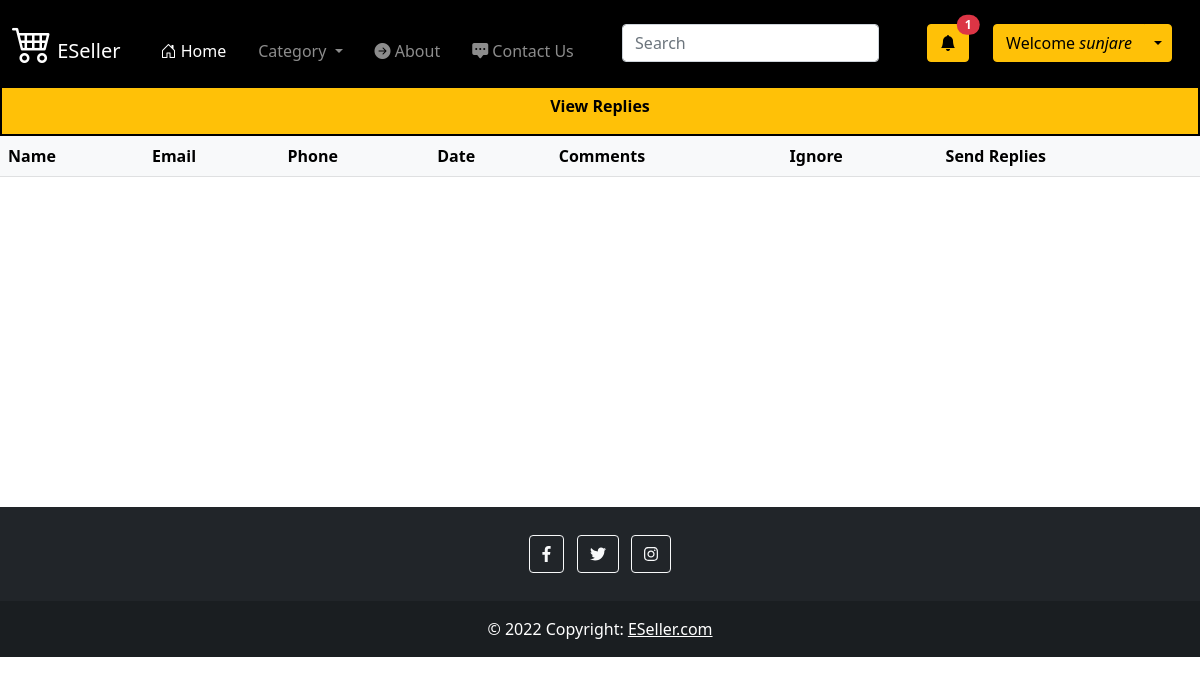
The app's page /contact_admin (signed in), older data.
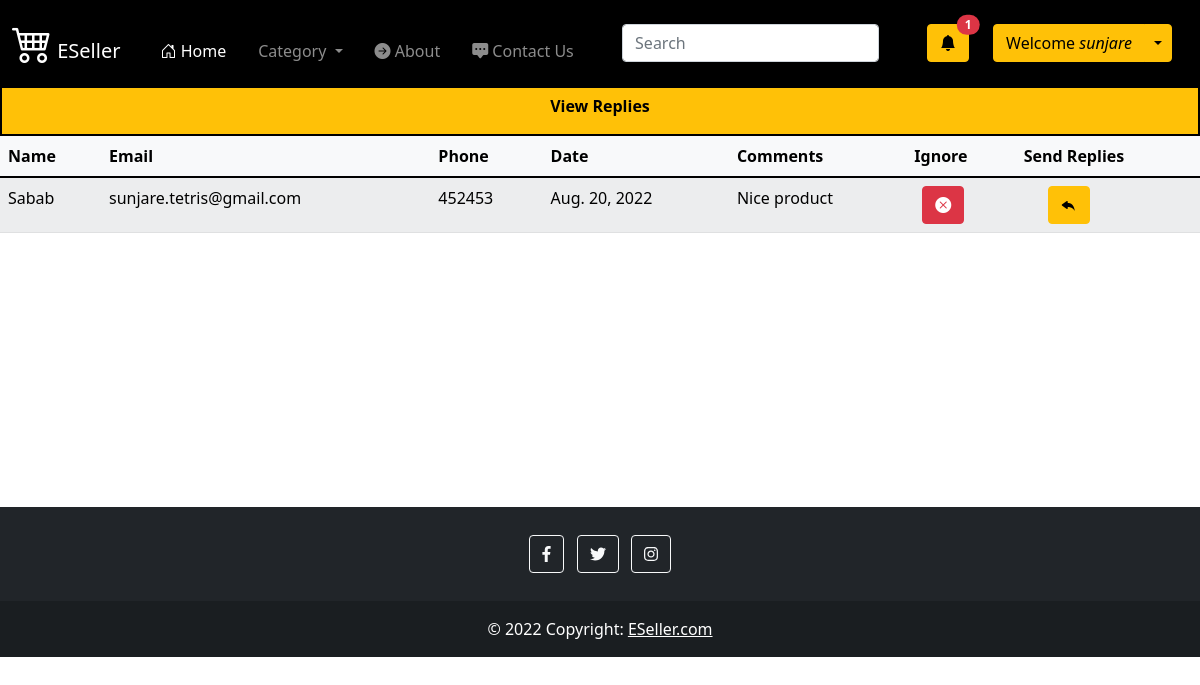
The same page, newer data.
### home/models.py (models this page shows, shortened)
class Contact(models.Model):
    message_id = models.AutoField(primary_key=True)
    name = models.CharField(max_length=100)
    email = models.CharField(max_length=100)
    phone = models.CharField(max_length=100);
    comment = models.TextField(max_length=100)
    date = models.DateField()
    is_replied = models.BooleanField(default=False)

### home/views.py (the view)
# urls.py: path("contact_admin",views.contact_admin, name='contact_admin'),
@login_required(login_url='/login') #decorator
def contact_admin(request):
    if request.user.is_superuser :
      contact = Contact.objects.all().filter(is_replied=False).order_by('-date')
      n = Contact.objects.count()
      params = {'contact': contact, 'n':n}
      return render(request,'contact_admin.html',params)
    else:
        return render(request,'html_view_with_error',{"error" : "PERMISSION DENIED"})

### templates/contact_admin.html (shortened to what this page needs)
{% extends 'base.html' %}
{% block body %}
<div class=" container-fluid d-grid gap-3 col-13 mx-auto px-0">
  <a class="btn btn-warning" style="border-radius: 0px; height:50px; border: 2px solid black;" href="replies_contact_admin" role="button"><strong>View Replies</strong></a>
</div>
<div class="container-fluid px-0 py-0 mb-0" style="height:371px; overflow: scroll;">
  <table class="table table-light table-striped mb-0">
    <thead>
      <tr>
        <th scope="col">Name</th>
        <th scope="col">Email</th>
        <th scope="col">Phone</th>
        <th scope="col">Date</th>
        <th scope="col">Comments</th>
        <th scope="col">Ignore</th>
        <th scope="col">Send Replies</th>
      </tr>
    </thead>
    <tbody>
      {% for i in contact %}
      <tr>
        <td>{{i.name}}</td>
        <td>{{i.email}}</td>
        <td>{{i.phone}}</td>
        <td>{{i.date}}</td>
        <td>{{i.comment}}</td>
        <td><a class="btn btn-danger ms-2" href="{% url 'deleteEmails_contact_admin' i.message_id %}" role="button"><i class="bi bi-x-circle-fill"></i></a></td>
        <td>
          <button type="button" class="btn btn-warning ms-4" data-bs-toggle="modal" data-bs-target="#ReplyModal-{{ forloop.counter }}"><i class="bi bi-reply-fill"></i></button>
          </div>
      {% endfor %}
    </tbody>
  </table>
</div>
{% endblock body %}

Row changes from the older to the newer data that the page shows:
added Contact: name "Sabab", email "sunjare.tetris@gmail.com", phone "452453", date "Aug. 20, 2022", comment "Nice product"
